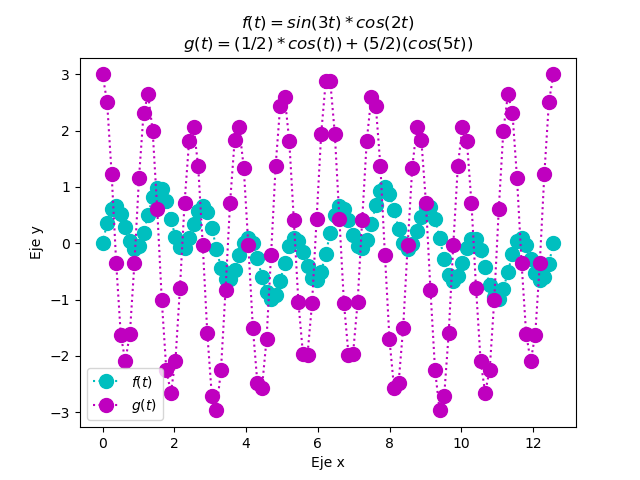

This figure's Python source:
import numpy as np
from matplotlib import pyplot as plt

tpoints = np.linspace(0,4*np.pi,100)
def f(t):
    return (np.sin(3*tpoints)*(np.cos(2*tpoints)))
plt.plot(tpoints,f(tpoints),'o:c', ms=10)
plt.title('$f(t)=sin(3t)*cos(2t)$\n$g(t)=(1/2)*cos(t))+(5/2)(cos(5t))$')
plt.ylabel('Eje y')
plt.xlabel('Eje x')

def y(t):
    return (0.5*np.cos(tpoints)+(5/2)*np.cos(5*tpoints))
plt.plot(tpoints,y(tpoints),'o:m', ms =10)
plt.legend(['$f(t)$','$g(t)$'])
plt.show()
